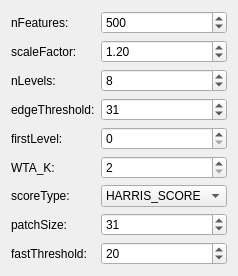
           <widget class="QWidget" name="tab_orb">
            <attribute name="title">
             <string>ORB</string>
            </attribute>
            <layout class="QFormLayout" name="orb_form_layout">
             <item row="0" column="0">
              <widget class="QLabel" name="label_nfeatures">
               <property name="text">
                <string>nFeatures:</string>
               </property>
              </widget>
             </item>
             <item row="0" column="1">
              <widget class="QSpinBox" name="orb_nfeatures">
               <property name="minimum">
                <number>1</number>
               </property>
               <property name="maximum">
                <number>10000</number>
               </property>
               <property name="value">
                <number>500</number>
               </property>
              </widget>
             </item>
             <item row="1" column="0">
              <widget class="QLabel" name="label_scaleFactor">
               <property name="text">
                <string>scaleFactor:</string>
               </property>
              </widget>
             </item>
             <item row="1" column="1">
              <widget class="QDoubleSpinBox" name="orb_scaleFactor">
               <property name="minimum">
                <double>1.001000000000000</double>
               </property>
               <property name="maximum">
                <double>3.000000000000000</double>
               </property>
               <property name="singleStep">
                <double>0.100000000000000</double>
               </property>
               <property name="value">
                <double>1.200000000000000</double>
               </property>
              </widget>
             </item>
             <item row="2" column="0">
              <widget class="QLabel" name="label_nlevels">
               <property name="text">
                <string>nLevels:</string>
               </property>
              </widget>
             </item>
             <item row="2" column="1">
              <widget class="QSpinBox" name="orb_nlevels">
               <property name="minimum">
                <number>1</number>
               </property>
               <property name="maximum">
                <number>20</number>
               </property>
               <property name="value">
                <number>8</number>
               </property>
              </widget>
             </item>
             <item row="3" column="0">
              <widget class="QLabel" name="label_edgeThreshold">
               <property name="text">
                <string>edgeThreshold:</string>
               </property>
              </widget>
             </item>
             <item row="3" column="1">
              <widget class="QSpinBox" name="orb_edgeThreshold">
               <property name="maximum">
                <number>100</number>
               </property>
               <property name="value">
                <number>31</number>
               </property>
              </widget>
             </item>
             <item row="4" column="0">
              <widget class="QLabel" name="label_firstLevel">
               <property name="text">
                <string>firstLevel:</string>
               </property>
              </widget>
             </item>
             <item row="4" column="1">
              <widget class="QSpinBox" name="orb_firstLevel">
               <property name="maximum">
                <number>10</number>
               </property>
               <property name="value">
                <number>0</number>
               </property>
              </widget>
             </item>
             <item row="5" column="0">
              <widget class="QLabel" name="label_wta_k">
               <property name="text">
                <string>WTA_K:</string>
               </property>
              </widget>
             </item>
             <item row="5" column="1">
              <widget class="QSpinBox" name="orb_wta_k">
               <property name="minimum">
                <number>2</number>
               </property>
               <property name="maximum">
                <number>4</number>
               </property>
               <property name="value">
                <number>2</number>
               </property>
              </widget>
             </item>
             <item row="6" column="0">
              <widget class="QLabel" name="label_scoreType">
               <property name="text">
                <string>scoreType:</string>
               </property>
              </widget>
             </item>
             <item row="6" column="1">
              <widget class="QComboBox" name="orb_scoreType">
               <item>
                <property name="text">
                 <string>HARRIS_SCORE</string>
                </property>
               </item>
               <item>
                <property name="text">
                 <string>FAST_SCORE</string>
                </property>
               </item>
              </widget>
             </item>
             <item row="7" column="0">
              <widget class="QLabel" name="label_patchSize">
               <property name="text">
                <string>patchSize:</string>
               </property>
              </widget>
             </item>
             <item row="7" column="1">
              <widget class="QSpinBox" name="orb_patchSize">
               <property name="minimum">
                <number>2</number>
               </property>
               <property name="maximum">
                <number>100</number>
               </property>
               <property name="value">
                <number>31</number>
               </property>
              </widget>
             </item>
             <item row="8" column="0">
              <widget class="QLabel" name="label_fastThreshold">
               <property name="text">
                <string>fastThreshold:</string>
               </property>
              </widget>
             </item>
             <item row="8" column="1">
              <widget class="QSpinBox" name="orb_fastThreshold">
               <property name="maximum">
                <number>255</number>
               </property>
               <property name="value">
                <number>20</number>
               </property>
              </widget>
             </item>
            </layout>
           </widget>
